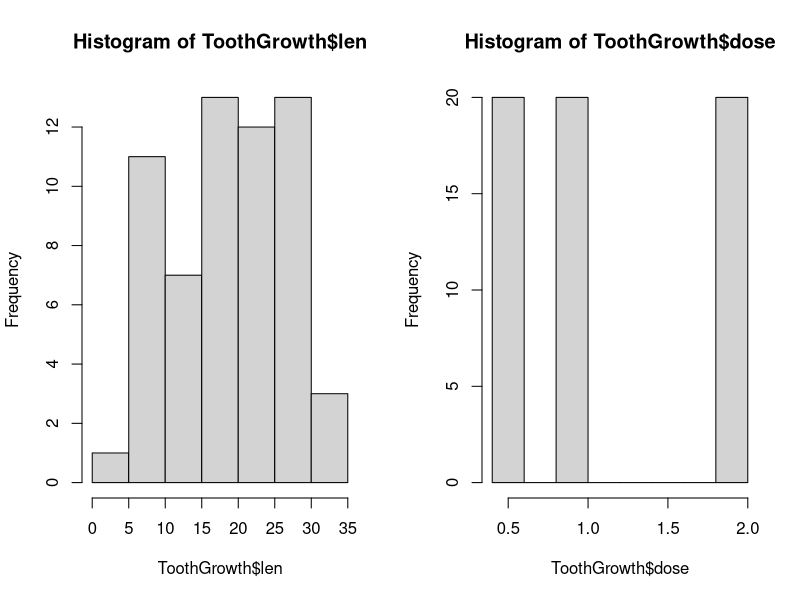
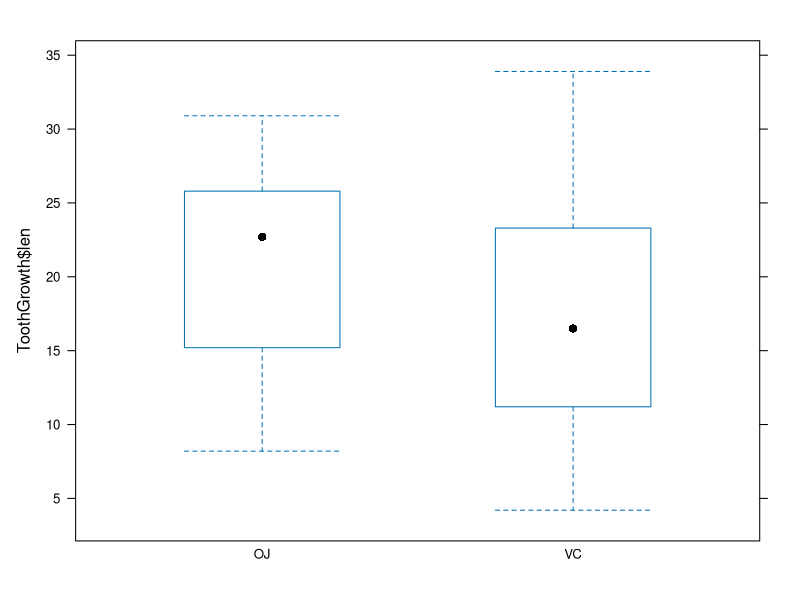
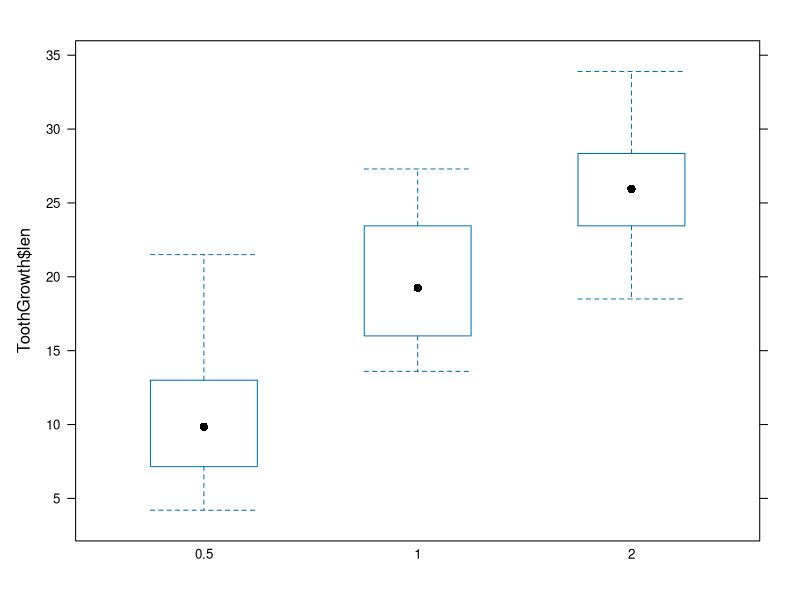

These figures' R source, in order: (Note: this script raises an error after producing the figures.)
#========================Load data==============================================
library(datasets)
data(ToothGrowth)

#=======================Question 1==============================================
#Load the ToothGrowth data and perform some basic exploratory data analyses 
dim(ToothGrowth)
str(ToothGrowth)
head(ToothGrowth)
summary(ToothGrowth)


par(mfrow=c(1,2))
hist(ToothGrowth$len)
hist(ToothGrowth$dose)
table(ToothGrowth$supp)
par(mfrow=c(1,1))

library(lattice)
bwplot(ToothGrowth$len~ToothGrowth$supp)
bwplot(ToothGrowth$len~as.factor(ToothGrowth$dose))


.#=========================Question 2=============================================
#Provide a basic summary of the data.

#This data set shows the length of teeth in each of 10 guinea pigs at each of 
#  three dose levels of Vitamin C with each of two delivery methods.

summary(ToothGrowth)

#=============================Question 3========================================
#Use confidence intervals and/or hypothesis tests to compare tooth growth by supp
#and dose. (Only use the techniques from class, even if there's other approaches 
#worth considering)

Tooth.split.supp<-split(ToothGrowth$len, f=list(ToothGrowth$supp))
Tooth.split.dose<-split(ToothGrowth$len, f=list(ToothGrowth$dose))
Tooth.split.both<-split(ToothGrowth$len, f=list(ToothGrowth$supp, ToothGrowth$dose))

#Since it is unclear which guinea pig is which in this data, we cannot use a paired ttest
t.test(Tooth.split.supp$OJ, Tooth.split.supp$VC)
#Output shows that the 95% CI for the difference between the means contains 0, 
#  so we cannot be sure the two groups are different

t.test(Tooth.split.dose$`0.5`, Tooth.split.dose$`1`)
t.test(Tooth.split.dose$`1`, Tooth.split.dose$`2`)
t.test(Tooth.split.dose$`0.5`, Tooth.split.dose$`2`)

#=====================Question 4=================================================
#State your conclusions and the assumptions needed for your conclusions. 

#t intervals assume that data are iid normal, though it works well whenever the 
#distribution is roughly symmetric and mound shaped - which the length variable is

